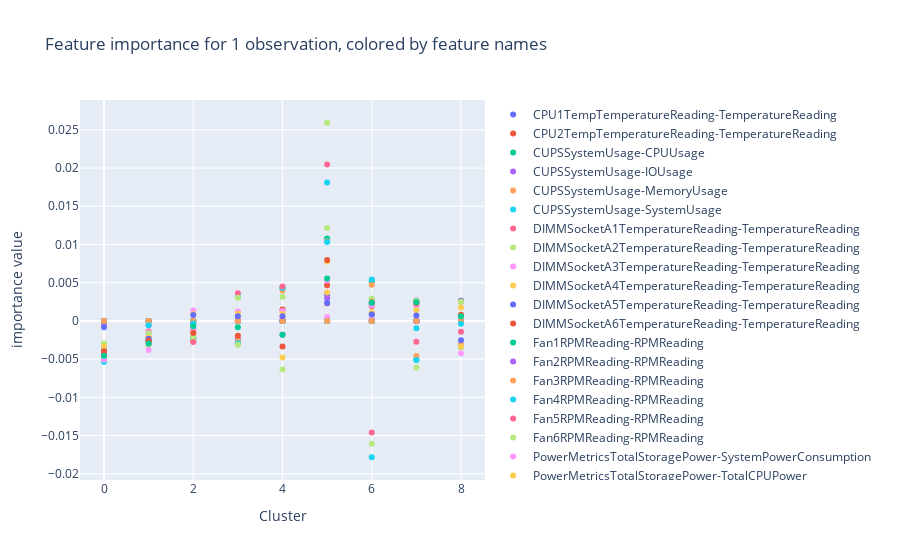

Notebook source saved alongside this figure:
### Markdown cell above
# Show feature importance for each instance/observation

### Code cell
i = 0

x = list(range(len(feature_cols)))
fig = go.Figure()
shape_1obs = shap_values_np[:,i,:]

for i in range(shape_1obs.shape[1]):
    fig.add_trace(go.Scatter(x=x, y=shape_1obs[:,i], name=feature_cols[i], mode='markers'))


fig.update_layout(barmode='relative', title_text='Feature importance for 1 observation, colored by feature names',   
        yaxis=dict(
        title='importance value',
    ),   xaxis=dict(
        title='Cluster',
    ))
fig.show()

### Figure 1 — Plotly figure (JSON) as saved in the notebook; plotly's stock layout.template omitted (floating-point values rounded to 4 significant figures)
{"data": [{"mode": "markers", "name": "CPU1TempTemperatureReading-TemperatureReading", "type": "scatter", "x": [0, 1, 2, 3, 4, 5, 6, 7, 8, 9, 10, 11, 12, 13, 14, 15, 16, 17, 18, 19, 20, 21, 22], "y": [-0.003884, -0.002578, -0.002185, -0.002477, 0, 0.003434, 0.002275, 0.002681, 0.002625]}, {"mode": "markers", "name": "CPU2TempTemperatureReading-TemperatureReading", "type": "scatter", "x": [0, 1, 2, 3, 4, 5, 6, 7, 8, 9, 10, 11, 12, 13, 14, 15, 16, 17, 18, 19, 20, 21, 22], "y": [-0.004539, -0.002999, -0.002639, -0.002863, 0.001498, 0.004662, 0.00191, 0.002548, 0.002545]}, {"mode": "markers", "name": "CUPSSystemUsage-CPUUsage", "type": "scatter", "x": [0, 1, 2, 3, 4, 5, 6, 7, 8, 9, 10, 11, 12, 13, 14, 15, 16, 17, 18, 19, 20, 21, 22], "y": [-0.004014, -0.002499, -0.002311, -0.002922, 0.004313, 0.01078, 0.00516, -0.005044, -0.003361]}, {"mode": "markers", "name": "CUPSSystemUsage-IOUsage", "type": "scatter", "x": [0, 1, 2, 3, 4, 5, 6, 7, 8, 9, 10, 11, 12, 13, 14, 15, 16, 17, 18, 19, 20, 21, 22], "y": [0, 0, 0, 0, 0, 0, 0, 0, 0]}, {"mode": "markers", "name": "CUPSSystemUsage-MemoryUsage", "type": "scatter", "x": [0, 1, 2, 3, 4, 5, 6, 7, 8, 9, 10, 11, 12, 13, 14, 15, 16, 17, 18, 19, 20, 21, 22], "y": [-0.00399, -0.002539, -0.002182, -0.002656, 0.003968, 0.01042, 0.004731, -0.004603, -0.003072]}, {"mode": "markers", "name": "CUPSSystemUsage-SystemUsage", "type": "scatter", "x": [0, 1, 2, 3, 4, 5, 6, 7, 8, 9, 10, 11, 12, 13, 14, 15, 16, 17, 18, 19, 20, 21, 22], "y": [-0.003916, -0.002477, -0.002296, -0.002916, 0.00441, 0.01031, 0.005433, -0.005111, -0.003412]}, {"mode": "markers", "name": "DIMMSocketA1TemperatureReading-TemperatureReading", "type": "scatter", "x": [0, 1, 2, 3, 4, 5, 6, 7, 8, 9, 10, 11, 12, 13, 14, 15, 16, 17, 18, 19, 20, 21, 22], "y": [0, -0.001396, -0.00133, 0, 0, 0.002271, 0.0001087, 0, 0]}, {"mode": "markers", "name": "DIMMSocketA2TemperatureReading-TemperatureReading", "type": "scatter", "x": [0, 1, 2, 3, 4, 5, 6, 7, 8, 9, 10, 11, 12, 13, 14, 15, 16, 17, 18, 19, 20, 21, 22], "y": [-0.004906, -0.003232, -0.002533, -0.003128, -0.006376, 0.01214, 0.002929, 0.002638, 0.002507]}, {"mode": "markers", "name": "DIMMSocketA3TemperatureReading-TemperatureReading", "type": "scatter", "x": [0, 1, 2, 3, 4, 5, 6, 7, 8, 9, 10, 11, 12, 13, 14, 15, 16, 17, 18, 19, 20, 21, 22], "y": [0, -0.001546, -0.0009509, 0, 0.0003972, 0.0005221, 0.0002853, 0, 0]}, {"mode": "markers", "name": "DIMMSocketA4TemperatureReading-TemperatureReading", "type": "scatter", "x": [0, 1, 2, 3, 4, 5, 6, 7, 8, 9, 10, 11, 12, 13, 14, 15, 16, 17, 18, 19, 20, 21, 22], "y": [-0.003081, -0.002097, -0.001572, -0.001977, -0.004795, 0.007773, 0.002085, 0.001992, 0.001753]}, {"mode": "markers", "name": "DIMMSocketA5TemperatureReading-TemperatureReading", "type": "scatter", "x": [0, 1, 2, 3, 4, 5, 6, 7, 8, 9, 10, 11, 12, 13, 14, 15, 16, 17, 18, 19, 20, 21, 22], "y": [0, 0, 0, 0, 0, 0, 0, 0, 0]}, {"mode": "markers", "name": "DIMMSocketA6TemperatureReading-TemperatureReading", "type": "scatter", "x": [0, 1, 2, 3, 4, 5, 6, 7, 8, 9, 10, 11, 12, 13, 14, 15, 16, 17, 18, 19, 20, 21, 22], "y": [0, 0, 0, 0, 0, 0, 0, 0, 0]}, {"mode": "markers", "name": "Fan1RPMReading-RPMReading", "type": "scatter", "x": [0, 1, 2, 3, 4, 5, 6, 7, 8, 9, 10, 11, 12, 13, 14, 15, 16, 17, 18, 19, 20, 21, 22], "y": [0, 0, 0, 0, 0, 0, 0, 0, 0]}, {"mode": "markers", "name": "Fan2RPMReading-RPMReading", "type": "scatter", "x": [0, 1, 2, 3, 4, 5, 6, 7, 8, 9, 10, 11, 12, 13, 14, 15, 16, 17, 18, 19, 20, 21, 22], "y": [-0.0006581, -0.0005566, -0.0003049, 0, -0.001825, 0.002961, 0.0009605, 0, 0]}, {"mode": "markers", "name": "Fan3RPMReading-RPMReading", "type": "scatter", "x": [0, 1, 2, 3, 4, 5, 6, 7, 8, 9, 10, 11, 12, 13, 14, 15, 16, 17, 18, 19, 20, 21, 22], "y": [0, 0, 0, 0, 0, 0, 0, 0, 0]}, {"mode": "markers", "name": "Fan4RPMReading-RPMReading", "type": "scatter", "x": [0, 1, 2, 3, 4, 5, 6, 7, 8, 9, 10, 11, 12, 13, 14, 15, 16, 17, 18, 19, 20, 21, 22], "y": [-0.005379, -0.0005789, -0.0003308, 0.003159, 0.004313, 0.01812, -0.01784, -0.0009527, -0.0003849]}, {"mode": "markers", "name": "Fan5RPMReading-RPMReading", "type": "scatter", "x": [0, 1, 2, 3, 4, 5, 6, 7, 8, 9, 10, 11, 12, 13, 14, 15, 16, 17, 18, 19, 20, 21, 22], "y": [-0.004288, -0.002711, -0.002754, 0.003608, 0.004498, 0.02048, -0.0146, -0.00273, -0.001412]}, {"mode": "markers", "name": "Fan6RPMReading-RPMReading", "type": "scatter", "x": [0, 1, 2, 3, 4, 5, 6, 7, 8, 9, 10, 11, 12, 13, 14, 15, 16, 17, 18, 19, 20, 21, 22], "y": [-0.002969, -0.001645, -0.001917, 0.003044, 0.003176, 0.02593, -0.01608, -0.006082, -0.003403]}, {"mode": "markers", "name": "PowerMetricsTotalStoragePower-SystemPowerConsumption", "type": "scatter", "x": [0, 1, 2, 3, 4, 5, 6, 7, 8, 9, 10, 11, 12, 13, 14, 15, 16, 17, 18, 19, 20, 21, 22], "y": [-0.005073, -0.003806, 0.001354, 0.001218, 0.001282, 0.005288, 0.002, 0.002062, -0.004231]}, {"mode": "markers", "name": "PowerMetricsTotalStoragePower-TotalCPUPower", "type": "scatter", "x": [0, 1, 2, 3, 4, 5, 6, 7, 8, 9, 10, 11, 12, 13, 14, 15, 16, 17, 18, 19, 20, 21, 22], "y": [-0.003335, -0.002178, 0.0009145, 0.0009385, 0.0008981, 0.003708, 0.001094, 0.001388, -0.003384]}, {"mode": "markers", "name": "PowerMetricsTotalStoragePower-TotalMemoryPower", "type": "scatter", "x": [0, 1, 2, 3, 4, 5, 6, 7, 8, 9, 10, 11, 12, 13, 14, 15, 16, 17, 18, 19, 20, 21, 22], "y": [-0.0008234, -0.002349, 0.0007621, 0.0005929, 0.0005978, 0.002358, 0.0008327, 0.0007043, -0.002544]}, {"mode": "markers", "name": "ThermalTotalPSUHeatDissipation-PowerToCoolRatio", "type": "scatter", "x": [0, 1, 2, 3, 4, 5, 6, 7, 8, 9, 10, 11, 12, 13, 14, 15, 16, 17, 18, 19, 20, 21, 22], "y": [-0.003986, -0.002582, -0.001572, -0.001943, -0.003342, 0.007956, 0.002436, 0.002322, 0.0007923]}, {"mode": "markers", "name": "ThermalTotalPSUHeatDissipation-SysAirflowPerSysInputPower", "type": "scatter", "x": [0, 1, 2, 3, 4, 5, 6, 7, 8, 9, 10, 11, 12, 13, 14, 15, 16, 17, 18, 19, 20, 21, 22], "y": [-0.004558, -0.002958, -0.0007006, -0.0008366, -0.00182, 0.005554, 0.002361, 0.002454, 0.0006122]}], "layout": {"barmode": "relative", "title": {"text": "Feature importance for 1 observation, colored by feature names"}, "xaxis": {"title": {"text": "Cluster"}}, "yaxis": {"title": {"text": "importance value"}}}}
